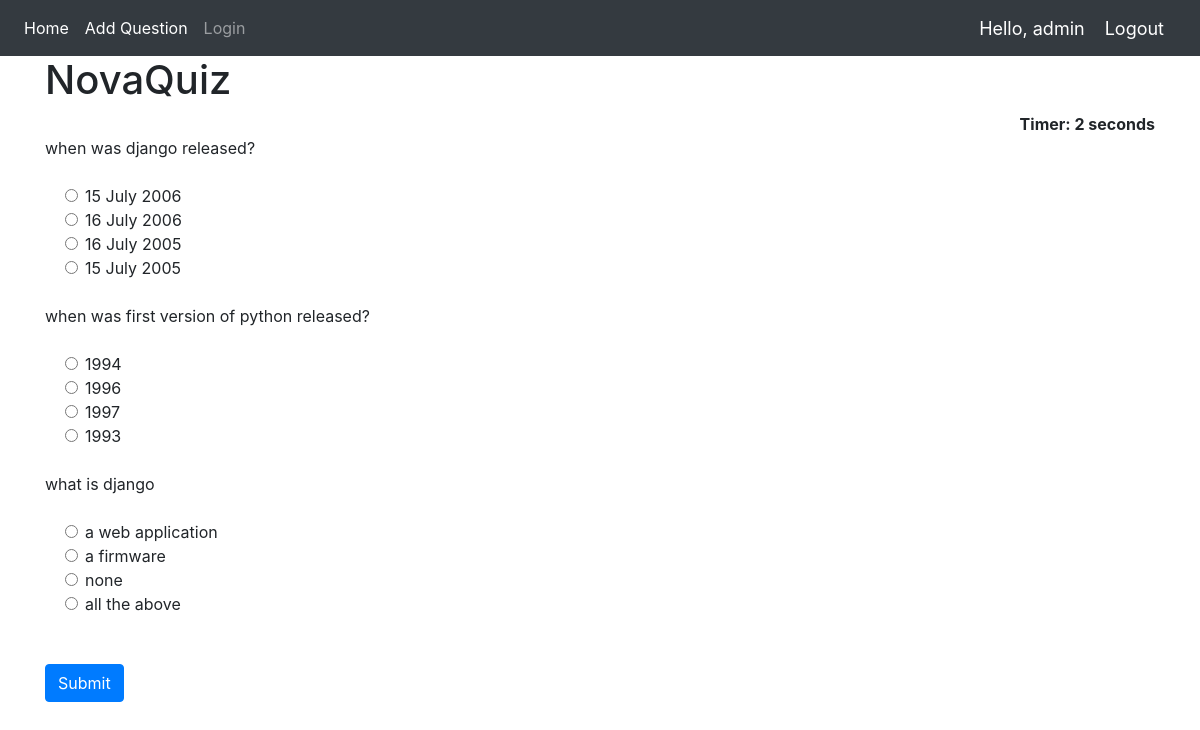
The app's page /quiz/ (signed in) with its own data.
### Quiz/models.py (models this page shows, shortened)
class QuesModel(models.Model):
    question = models.CharField(max_length=200,null=True)
    op1 = models.CharField(max_length=200,null=True)
    op2 = models.CharField(max_length=200,null=True)
    op3 = models.CharField(max_length=200,null=True)
    op4 = models.CharField(max_length=200,null=True)
    ans = models.CharField(max_length=200,null=True)

### Quiz/views.py (the view)
# urls.py: 2. Add a URL to urlpatterns:  path('', views.home, name='home')
def home(request):
    if request.method == 'POST':
        print(request.POST)
        questions=QuesModel.objects.all()
        score=0
        wrong=0
        correct=0
        total=0
        for q in questions:
            total+=1
            print(request.POST.get(q.question))
            print(q.ans)
            print()
            if q.ans ==  request.POST.get(q.question):
                score+=1
                correct+=1
            else:
                wrong+=1
        percent = score/(total) *100
        context = {
            'score':score,
            'time': request.POST.get('timer'),
            'correct':correct,
            'wrong':wrong,
            'percent':percent,
            'total':total
        }
        return render(request,'Quiz/result.html',context)
    else:
        questions=QuesModel.objects.all()
        context = {
            'questions':questions
        }
        return render(request,'Quiz/home.html',context)

### Quiz/templates/Quiz/home.html (shortened to what this page needs)
{% extends 'Quiz/dependencies.html' %}
{% block content %}
{% load static %}
<div class="container ">
<h1>NovaQuiz</h1>
<div align="right " id="displaytimer"><b>Timer: 0 seconds</b></div>
 <form method='post' action=''>
    {% for q  in questions%}
    <div class="form-group">
      <label for="question">{{q.question}}</label>
    </div>
    <div class="form-check">
        <div class="form-check">
            <input class="form-check-input" type="radio" name="{{q.question}}" id="gridRadios1" value="option1">
            <label class="form-check-label" for="gridRadios1">
                {{q.op1}}
            </label>
        </div>
        <div class="form-check">
            <input class="form-check-input" type="radio" name="{{q.question}}" id="gridRadios2" value="option2">
            <label class="form-check-label" for="gridRadios2">
                {{q.op2}}
            </label>
        </div>
        <div class="form-check">
            <input class="form-check-input" type="radio" name="{{q.question}}" id="gridRadios1" value="option3">
            <label class="form-check-label" for="gridRadios1">
                {{q.op3}}
            </label>
        </div>
        <div class="form-check">
            <input class="form-check-input" type="radio" name="{{q.question}}" id="gridRadios2" value="option4">
            <label class="form-check-label" for="gridRadios2">
                {{q.op4}}
            </label>
        </div>
        <br>
    </div>
    {% endfor %}
    <br>
    <button type="submit" class="btn btn-primary">Submit</button>
  </form>
</div>
{% endblock %}

### Quiz/templates/Quiz/navbar.html (shortened to what this page needs)
{% load static %}
<nav class="navbar navbar-expand-lg navbar-dark bg-dark">
  <div class="collapse navbar-collapse" id="navbarNav">
    <ul class="navbar-nav">
      <li class="nav-item active">
        <a class="nav-link" href="{% url 'quiz' %}">Home</a>
      </li>
      {% if request.user.is_staff %}
      <li class="nav-item active">
        <a class="nav-link" href="{% url 'addQuestion' %}">Add Question</a>
      </li>
      {% endif %}
      <li class="nav-item">
        <a class="nav-link" href="{% url 'login' %}">Login</a>
      </li>
    </ul>
  </div>
  <span class="greet">Hello, {{request.user}}</span>
  <span ><a  class="greet" href="{% url 'logout' %}">Logout</a></span>
</nav>

### Quiz/templates/Quiz/navbar.html (style rules this page uses)
.greet { font-size: 18px; color: #fff; margin-right: 20px; }

### records on screen
QuesModel: question "when was django released?", op1 "15 July 2006", op2 "16 July 2006", op3 "16 July 2005", op4 "15 July 2005"
QuesModel: question "when was first version of python released?", op1 "1994", op2 "1996", op3 "1997", op4 "1993"
QuesModel: question "what is django", op1 "a web application", op2 "a firmware", op3 "none", op4 "all the above"

### other values on screen
{{ request.user }} "admin"
